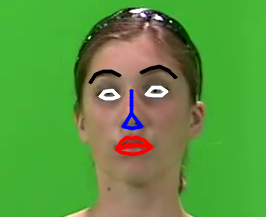
//> input picture facedetect.png, 266 x 217 px
$ ./main ../facedetect.png   (built with g++ and OpenCV 4)
//> lines starting //> are read from the running program, lines starting //| are printed output that depends on the picture; after the words box and inside, x2 and y2 are one past the last pixel; in counts of white or black regions, pixels touching at a corner belong together
//> further down, frame is the input picture: 217 rows x 266 cols, CV_8UC3; mean B, G, R 64.1, 150.6, 92

#include <opencv2/opencv.hpp>
#include <opencv2/imgproc/imgproc.hpp>
#include <opencv2/video/video.hpp>
#include <opencv2/core/core.hpp>
#include <iostream>
#include <string>

using namespace cv;
using namespace std;

Mat removeBackground(Mat frame, Scalar lo)
{
//> called with lo = Scalar(47, 110, 129)
    Mat im_bgr =frame ,im_hsv,input_bgra;

    //Scalar lo( 45, 100, 60, 0); // mean-var for low
    Scalar hi(82, 255, 255, 255); // mean + var for high

    if (im_bgr.empty()) return im_bgr;

    cvtColor(im_bgr, im_hsv, COLOR_BGR2HSV);
//> im_hsv: 217 rows x 266 cols, CV_8UC3; mean H, S, V 42.6, 153.4, 162.5
    blur(im_hsv, im_hsv, Size(1,1));

    Mat mask;
    inRange(im_hsv, lo, hi, mask);
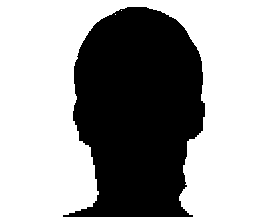
//> mask: 217 rows x 266 cols, CV_8UC1; 61.5% white; 1 black region, box (x1, y1, x2, y2) and area: (63, 7, 205, 217) 22215
    im_bgr.setTo(Scalar(255,255,255, 0), mask); // i used yellow, to make it more visible.
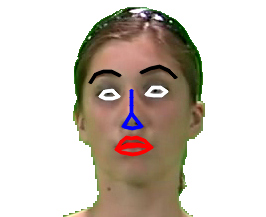
//> im_bgr: 217 rows x 266 cols, CV_8UC3; mean B, G, R 188.7, 197.8, 207.3

    cv::cvtColor(im_bgr, input_bgra, CV_BGR2BGRA);
    for (int y = 0; y < input_bgra.rows; ++y)
    for (int x = 0; x < input_bgra.cols; ++x)
    {
        cv::Vec4b & pixel = input_bgra.at<cv::Vec4b>(y, x);
        // if pixel is white
        if (pixel[0] == 255 && pixel[1] == 255 && pixel[2] == 255) {
            pixel[3] = 0;
        }
    }

    return input_bgra;
}

int main( int argc, char** argv )
{
    if (argc < 2) {
        cout<<"./BackgroundRemover image.jpg|video.mpeg\n"<<endl;
        return -1;
    }

    string file = argv[1];
    string extention = file.substr(file.find_last_of(".") + 1);

    if(extention == "jpg")
    {
        Scalar lo( 43, 64, 60, 0);
        Mat frame, outFrame;

        frame = imread(file);

        if (frame.empty())
        {
            std::cout << "file " << file << " not found or could not be opened" << std::endl;
            return -1;
        }
        outFrame = removeBackground(frame, lo);
        cv::imwrite("out.png", outFrame);
        imshow("Background Remover", outFrame);
        waitKey(0);
    }
    else if (extention == "png")
    {
        Scalar lo( 47, 110, 129, 0);
        Mat frame, outFrame;

        frame = imread(file);

        if (frame.empty())
        {
            std::cout << "file " << file << " not found or could not be opened" << std::endl;
            return -1;
        }
        outFrame = removeBackground(frame, lo);
        cv::imwrite("out.png", outFrame);
        imshow("Background Remover", outFrame);
        waitKey(0);
    }
    else if (extention == "mpeg")
    {
        cv::VideoCapture cap(file); // open a video file
        if(!cap.isOpened())  // check if succeeded
        {
            std::cout << "file " << file << " not found or could not be opened" << std::endl;
            return -1;
        }
        int frame_width=   cap.get(CV_CAP_PROP_FRAME_WIDTH);
        int frame_height=   cap.get(CV_CAP_PROP_FRAME_HEIGHT);
        VideoWriter video("out.avi",CV_FOURCC('M','J','P','G'),10, Size(frame_width,frame_height),true);
        Scalar lo( 50, 116, 114, 0);
        cv::namedWindow("Background Remover");

        unsigned long counter = 0;

        cv::Mat frame, outFrame;
        // read frames until end of video:
        while(cap.read(frame))
        {   // display frame
            outFrame = removeBackground(frame,lo);
            cv::imshow("Background Remover", outFrame); cv::waitKey(25);   // remove this line if you don't need the live output
            video.write(outFrame);
            std::cout << "processing " << counter++ << " frame..." << std::endl;
        }

    }
    else
    {
        cout<<"./BackgroundRemover image.jpg|video.mpeg\n"<<endl;
        return -1;
    }
    std::cout << "done."<< std::endl;
    return 0;
}
